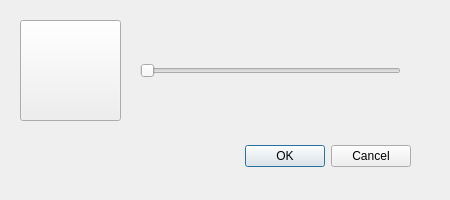
<?xml version="1.0" encoding="UTF-8"?>
<ui version="4.0">
 <class>ChannelDialog</class>
 <widget class="QDialog" name="ChannelDialog">
  <property name="geometry">
   <rect>
    <x>0</x>
    <y>0</y>
    <width>450</width>
    <height>200</height>
   </rect>
  </property>
  <property name="sizePolicy">
   <sizepolicy hsizetype="Fixed" vsizetype="Fixed">
    <horstretch>0</horstretch>
    <verstretch>0</verstretch>
   </sizepolicy>
  </property>
  <property name="minimumSize">
   <size>
    <width>450</width>
    <height>200</height>
   </size>
  </property>
  <property name="maximumSize">
   <size>
    <width>450</width>
    <height>200</height>
   </size>
  </property>
  <property name="windowTitle">
   <string>Dialog</string>
  </property>
  <widget class="QDialogButtonBox" name="buttonBox">
   <property name="geometry">
    <rect>
     <x>70</x>
     <y>140</y>
     <width>341</width>
     <height>32</height>
    </rect>
   </property>
   <property name="orientation">
    <enum>Qt::Orientation::Horizontal</enum>
   </property>
   <property name="standardButtons">
    <set>QDialogButtonBox::StandardButton::Cancel|QDialogButtonBox::StandardButton::Ok</set>
   </property>
  </widget>
  <widget class="QSlider" name="volumeSlider">
   <property name="geometry">
    <rect>
     <x>140</x>
     <y>50</y>
     <width>261</width>
     <height>41</height>
    </rect>
   </property>
   <property name="maximum">
    <number>100</number>
   </property>
   <property name="orientation">
    <enum>Qt::Orientation::Horizontal</enum>
   </property>
  </widget>
  <widget class="QPushButton" name="muteButton">
   <property name="geometry">
    <rect>
     <x>20</x>
     <y>20</y>
     <width>101</width>
     <height>101</height>
    </rect>
   </property>
   <property name="styleSheet">
    <string notr="true"/>
   </property>
   <property name="text">
    <string/>
   </property>
  </widget>
 </widget>
 <resources/>
 <connections>
  <connection>
   <sender>buttonBox</sender>
   <signal>accepted()</signal>
   <receiver>ChannelDialog</receiver>
   <slot>accept()</slot>
   <hints>
    <hint type="sourcelabel">
     <x>248</x>
     <y>254</y>
    </hint>
    <hint type="destinationlabel">
     <x>157</x>
     <y>274</y>
    </hint>
   </hints>
  </connection>
  <connection>
   <sender>buttonBox</sender>
   <signal>rejected()</signal>
   <receiver>ChannelDialog</receiver>
   <slot>reject()</slot>
   <hints>
    <hint type="sourcelabel">
     <x>316</x>
     <y>260</y>
    </hint>
    <hint type="destinationlabel">
     <x>286</x>
     <y>274</y>
    </hint>
   </hints>
  </connection>
 </connections>
</ui>
